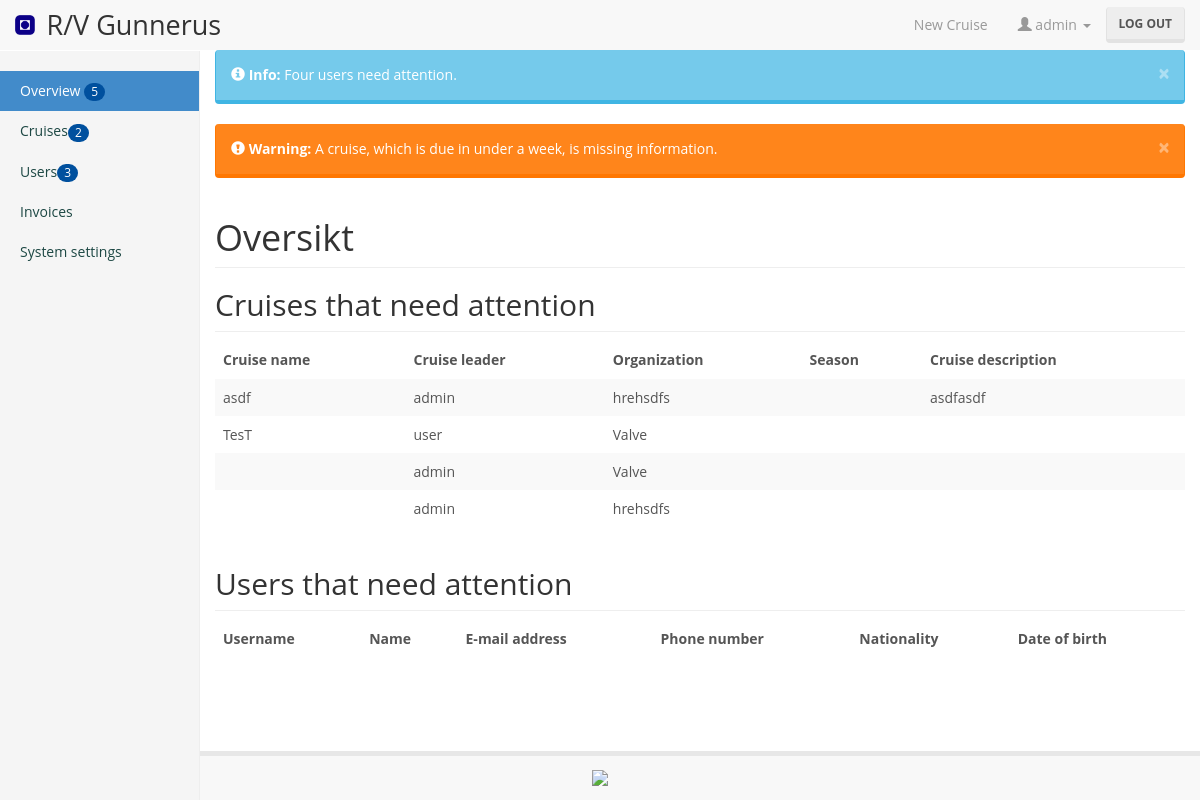
The app's page /admin (signed in), older data.
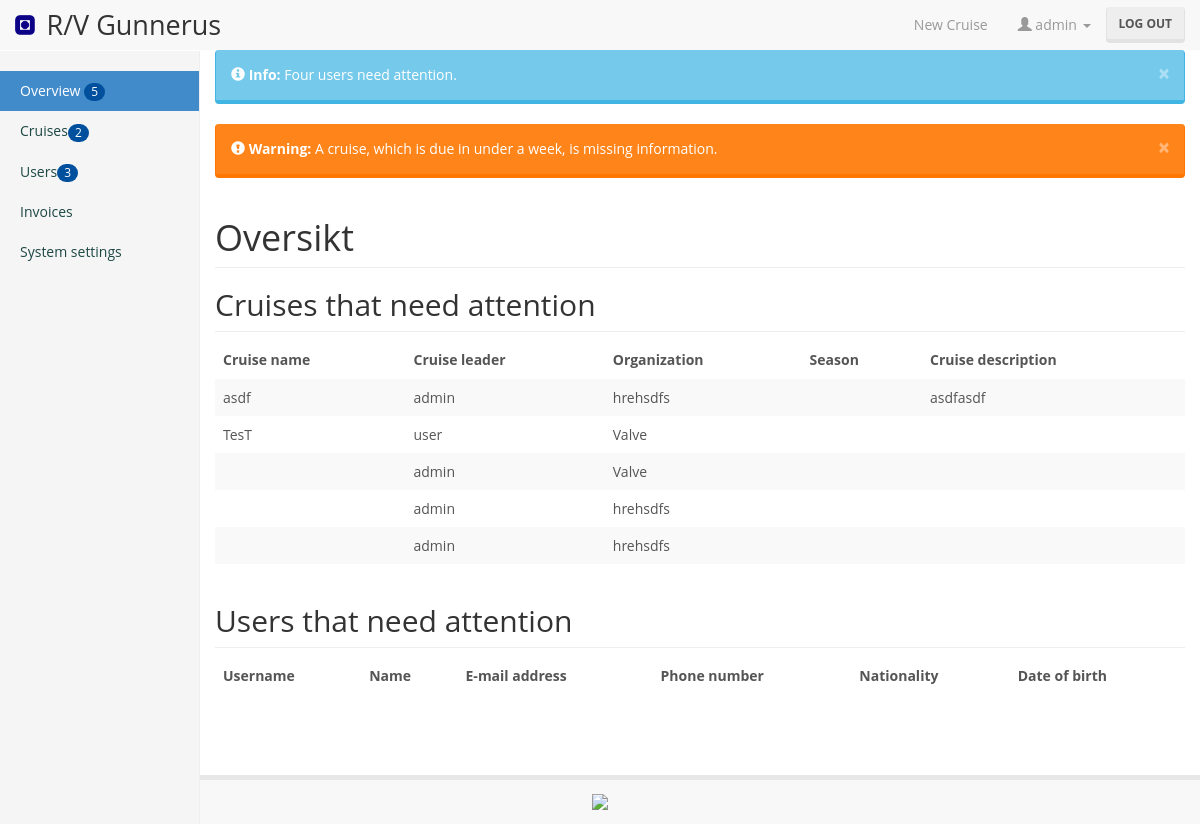
The same page, newer data.
### reserver/models.py (models this page shows, shortened)
class Cruise(models.Model):
	cruise_leader = models.ForeignKey(User, related_name='cruise_leader')
	organization = models.ForeignKey(Organization, on_delete=models.SET_NULL, null=True)
	cruise_owner = models.ManyToManyField(User, related_name='cruise_owner', blank=True)
	cruise_name = models.CharField(max_length=200, blank=True, default='')
	cruise_description = models.CharField(max_length=1000, blank=True, default='')
	is_submitted = models.BooleanField(default=False)
	terms_accepted = models.BooleanField(default=False)
	cruise_approved = models.BooleanField(default=False)
	last_edit_date = models.DateTimeField(blank=True, null=True)
	submit_date = models.DateTimeField(blank=True, null=True)
	student_participation_ok = models.BooleanField(default=True)
	no_student_reason = models.CharField(max_length=200, blank=True, default='')
	management_of_change = models.CharField(max_length=200, blank=True, default='')
	safety_clothing_and_equipment = models.CharField(max_length=200,  blank=True, default='')
	safety_analysis_requirements = models.CharField(max_length=200, blank=True, default='')
	equipment_description = models.CharField(max_length=200, blank=True, default='')
	meals_on_board = models.CharField(max_length=471, blank=True, default='')
	number_of_participants = models.PositiveSmallIntegerField(blank=True, null=True)
	def was_edited_recently(self):
		now = timezone.now()
		return now - datetime.timedelta(days=1) <= self.edit_date <= now
	was_edited_recently.admin_order_field = 'edit_date'
	was_edited_recently.boolean = True
	was_edited_recently.short_description = 'Edited recently?'

class Organization(models.Model):
	name = models.CharField(max_length=200)
	is_NTNU = models.BooleanField()

### reserver/views.py (the view)
# urls.py: url(r'^admin', login_required(user_passes_test(lambda u: u.is_superuser)(views.admin_view))),
def admin_view(request):
	cruises = list(Cruise.objects.all())
	users_not_verified = list(UserData.objects.filter(role='not_approved'))
	return render(request, 'reserver/admin.html', {'cruises':cruises, 'users_not_verified':users_not_verified})

### reserver/templates/reserver/admin.html (shortened to what this page needs)
{% extends 'reserver/base.html' %}
{% load bootstrap3 %}
{% block content %}
<div class="container-fluid">
  <div class="row">
	<div class="col-sm-3 col-md-2 sidebar">
	  <ul class="nav nav-sidebar">
		<li class="active"><a href="#">Overview <span class="badge">5</span></a></a></li>
		<li><a href="#">Cruises<span class="badge">2</span></a></a></li>
		<li><a href="#">Users<span class="badge">3</span></a></li>
		<li><a href="#">Invoices</a></li>
		<li><a href="#">System settings</a></li>
	  </ul>
	</div>
	<div class="col-sm-9 col-sm-offset-3 col-md-10 col-md-offset-2 main">
		<div class="alert alert-info alert-dismissible" role="alert">
		  <button type="button" class="close" data-dismiss="alert" aria-label="Close"><span aria-hidden="true">&times;</span></button>
		  <strong><span class="glyphicon glyphicon-info-sign" aria-hidden="true"></span> Info:</strong> Four users need attention.
		</div>
		<div class="alert alert-warning alert-dismissible" role="alert">
		  <button type="button" class="close" data-dismiss="alert" aria-label="Close"><span aria-hidden="true">&times;</span></button>
		  <strong><span class="glyphicon glyphicon-exclamation-sign" aria-hidden="true"></span> Warning:</strong> A cruise, which is due in under a week, is missing information.
		</div>
	  <h1 class="page-header">Oversikt</h1>
	  <h2 class="sub-header">Cruises that need attention</h2>
	  <div class="table-responsive">
		<table class="table table-striped">
		  <thead>
			<tr>
			  <th>Cruise name</th>
			  <th>Cruise leader</th>
			  <th>Organization</th>
			  <th>Season</th>
			  <th>Cruise description</th>
			</tr>
		  </thead>
		  <tbody>
			{% for cruise in cruises %}
			<tr>
			  <td>{{  cruise.cruise_name }}</td>
			  <td>{{  cruise.cruise_leader.get_username }}</td>
			  <td>{{  cruise.organization.name }}</td>
			  <td>{{  cruise.season.name }}</td>
			  <td>{{  cruise.cruise_description }}</td>
			</tr>
			{% endfor %}
		  </tbody>
		</table>
	  </div>
	  <h2 class="sub-header">Users that need attention</h2>
	  <div class="table-responsive">
		<table class="table table-striped">
		  <thead>
			<tr>
			  <th>Username</th>
			  <th>Name</th>
			  <th>E-mail address</th>
			  <th>Phone number</th>
			  <th>Nationality</th>
			  <th>Date of birth</th>
			</tr>
		  </thead>
		</table>
	  </div>
	</div>
  </div>
</div>
{% endblock %}

Row changes from the older to the newer data that the page shows:
added Cruise: cruise_leader.get_username "admin", organization.name "hrehsdfs"
